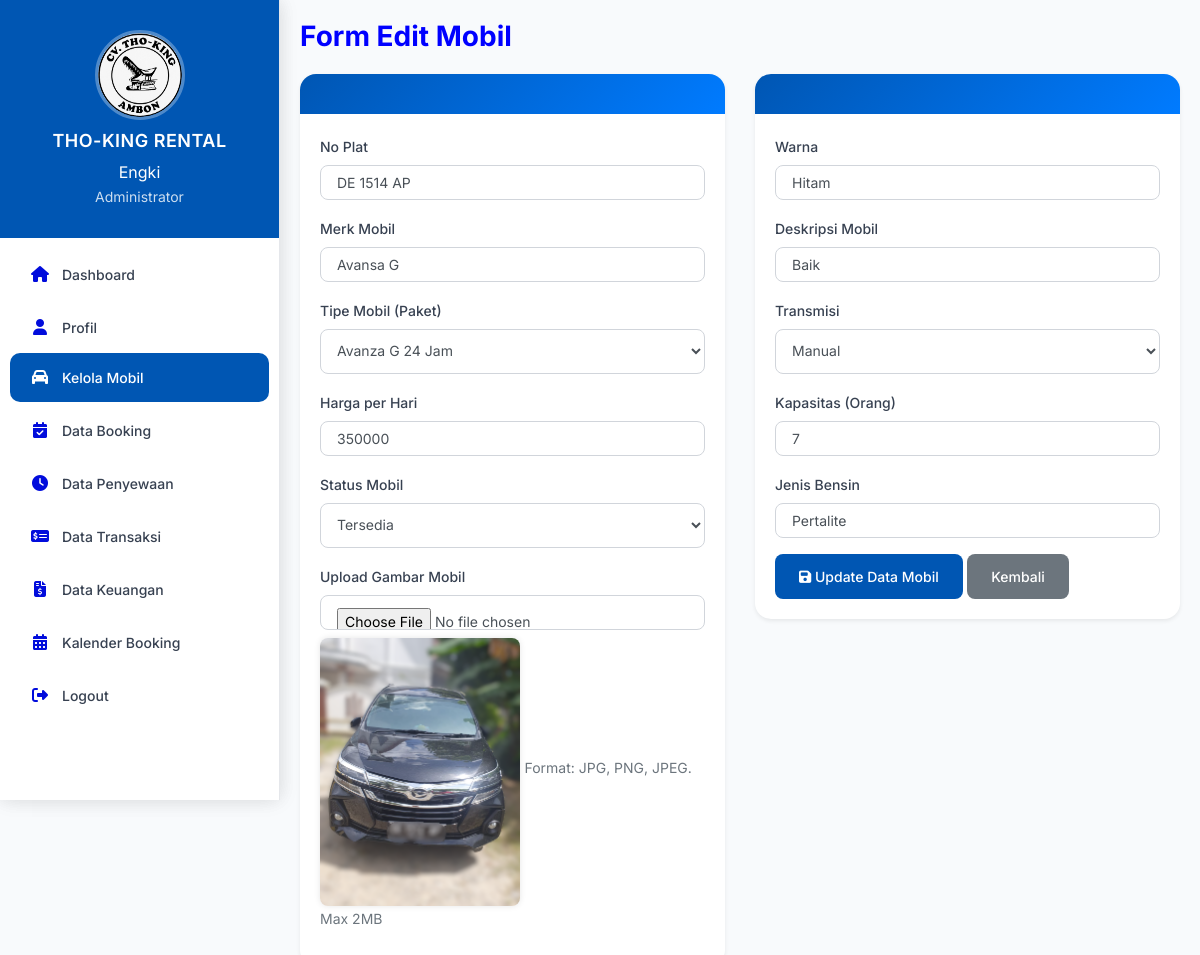
The app's page /admin/mobil/edit.php?id=14 (signed in) with its own data.
### tables this page shows
CREATE TABLE `mobil` (
  `id_mobil` int(11) NOT NULL,
  `id_paket` int(11) DEFAULT NULL,
  `no_plat` varchar(25) NOT NULL,
  `merk` varchar(255) NOT NULL,
  `tipe` varchar(100) DEFAULT NULL,
  `harga` int(255) NOT NULL,
  `deskripsi` varchar(255) NOT NULL,
  `status` enum('Tersedia','Tidak Tersedia','Sedang Dibooking') NOT NULL DEFAULT 'Tersedia',
  `gambar` text NOT NULL,
  `warna` varchar(50) DEFAULT NULL,
  `transmisi` varchar(50) DEFAULT NULL,
  `kapasitas` int(11) DEFAULT NULL,
  `jenis_bensin` varchar(50) DEFAULT NULL
);

### admin/mobil/edit.php (the view, shortened to what this page needs)
<?php
require '../../koneksi/koneksi.php';
$id = $_GET['id'] ?? '';
$stmt = $koneksi->prepare("SELECT * FROM mobil WHERE id_mobil = ?");
$stmt->execute([$id]);
$mobil = $stmt->fetch(PDO::FETCH_ASSOC);
$paket_stmt = $koneksi->query("SELECT DISTINCT tipe FROM paket_mobil ORDER BY tipe ASC");
$paket_list = $paket_stmt->fetchAll(PDO::FETCH_COLUMN);
?>
<!DOCTYPE html>
<html lang="id">
<head>
    <link href="https://cdn.jsdelivr.net/npm/bootstrap@4.6.2/dist/css/bootstrap.min.css" rel="stylesheet">
    <link href="https://cdnjs.cloudflare.com/ajax/libs/font-awesome/6.5.0/css/all.min.css" rel="stylesheet">
</head>
<body>
    <div id="sidebar-wrapper">
        <?php include '../layouts/sidebar_admin.php'; ?>
    </div>
<div id="main">
<h1 class="page-title" style="margin-bottom: 20px; color: blue;">Form Edit Mobil</h1>
    <form method="post" enctype="multipart/form-data">
<div class="row">
    <div class="col-md-6">
        <div class="card shadow-sm">
            <div class="card-header bg=#020efbff text-white">
            </div>
            <div class="card-body">
                <div class="form-group mb-3">
                    <label>No Plat</label>
                    <input type="text" name="no_plat" class="form-control"
                           value="<?= htmlspecialchars($mobil['no_plat']); ?>" required>
                </div>
                <div class="form-group mb-3">
                    <label>Merk Mobil</label>
                    <input type="text" name="merk" class="form-control"
                           value="<?= htmlspecialchars($mobil['merk']); ?>" required>
                </div>
                <div class="form-group mb-3">
                    <label for="tipe">Tipe Mobil (Paket)</label>
                    <select name="tipe" class="form-control" id="tipe" required>
                        <?php foreach ($paket_list as $paket_tipe): ?>
                            <option value="<?= htmlspecialchars($paket_tipe); ?>"
                                <?= $mobil['tipe'] == $paket_tipe ? 'selected' : ''; ?>>
                                <?= htmlspecialchars($paket_tipe); ?>
                            </option>
                        <?php endforeach; ?>
                    </select>
                </div>
                <div class="form-group mb-3">
                    <label>Harga per Hari</label>
                    <input type="number" name="harga" class="form-control"
                           value="<?= htmlspecialchars($mobil['harga']); ?>" required>
                </div>
                <div class="form-group mb-3">
                    <label>Status Mobil</label>
                    <select name="status" class="form-control" required>
                        <option value="Tersedia" <?= $mobil['status'] == 'Tersedia' ? 'selected' : ''; ?>>Tersedia</option>
                    </select>
                </div>
                <div class="form-group mb-3">
                    <label>Upload Gambar Mobil</label>
                    <input type="file" name="gambar" class="form-control" accept=".jpg,.png,.jpeg">
                    <?php if ($mobil['gambar']): ?>
                        <img src="../../assets/image/<?= htmlspecialchars($mobil['gambar']); ?>"
                             alt="Preview Gambar" class="img-preview mt-2">
                    <?php endif; ?>
                    <small class="text-muted">Format: JPG, PNG, JPEG. Max 2MB</small>
                </div>
            </div>
        </div>
    </div>
    <div class="col-md-6">
        <div class="card shadow-sm">
            <div class="card-header bg-#020efbff text-white">
            </div>
            <div class="card-body">
<div class="form-group mb-3">
    <label>Warna</label>
    <input type="text" name="warna" class="form-control"
            value="<?= htmlspecialchars($mobil['warna']); ?>" placeholder="Contoh: Merah" required>
</div>
<div class="form-group mb-3">
    <label>Deskripsi Mobil</label>
    <input type="text" name="deskripsi" class="form-control"
            value="<?= htmlspecialchars($mobil['deskripsi']); ?>" placeholder="Masukkan deskripsi lengkap mobil" required>
</div>
<div class="form-group mb-3">
    <label>Transmisi</label>
    <select name="transmisi" class="form-control" required>
        <option value="Manual" <?= $mobil['transmisi'] == 'Manual' ? 'selected' : ''; ?>>Manual</option>
    </select>
</div>
<div class="form-group mb-3">
    <label>Kapasitas (Orang)</label>
    <input type="number" name="kapasitas" class="form-control"
           value="<?= htmlspecialchars($mobil['kapasitas']); ?>" placeholder="Contoh: 7" required>
</div>
<div class="form-group mb-3">
    <label>Jenis Bensin</label>
    <input type="text" name="jenis_bensin" class="form-control"
           value="<?= htmlspecialchars($mobil['jenis_bensin']); ?>" placeholder="Contoh: Pertalite" required>
</div>
                <button type="submit" class="btn btn-primary">
                    <i class="fa fa-save"></i> Update Data Mobil
                </button>
                <a href="mobil.php" class="btn btn-secondary">Kembali</a>
            </div>
        </div>
    </div>
</div>
</form>
</div>
</body>
</html>

### admin/mobil/edit.php (style rules this page uses)
body { background-color: #f8fafc; font-family: 'Inter', sans-serif; }
#main { max-width: 1200px; margin: 0 auto; padding: 2rem; }
.page-title { font-size: 1.75rem; font-weight: 700; color: #000001ff; margin-bottom: 2rem; }
.card { border: none; border-radius: 16px; box-shadow: 0 4px 6px -1px rgba(0, 0, 0, 0.4), 0 2px 4px -1px rgba(0, 0, 0, 0.06); transition: all 0.3s ease; background: #ffffff; overflow: hidden; }
.card-header { background: linear-gradient(135deg, #0056b3, #007bff); color: white; font-weight: 600; font-size: 1.125rem; padding: 1.25rem 1.5rem; border: none; }
label { font-weight: 500; color: #374151; margin-bottom: 0.5rem; font-size: 0.875rem; }
.form-control { border-radius: 8px; border: 1px solid #d1d5db; padding: 0.75rem 1rem; font-size: 0.875rem; transition: all 0.2s; }
.btn-primary { background: #0056b3; border: none; border-radius: 8px; padding: 0.75rem 1.5rem; font-weight: 500; font-size: 0.875rem; transition: all 0.2s; }
.btn-secondary { background: #6c757d; border: none; border-radius: 8px; padding: 0.75rem 1.5rem; font-weight: 500; font-size: 0.875rem; transition: all 0.2s; }
.img-preview { max-width: 200px; height: auto; margin-top: 10px; border-radius: 8px; box-shadow: 0 0 6px rgba(0,0,0,0.1); }
select.form-control { height: auto !important; line-height: 1.5 !important; padding-right: 2rem; padding-left: 0.75rem; overflow: hidden; text-overflow: ellipsis; white-space: nowrap; }
select.form-control option { white-space: normal; }

### admin/layouts/sidebar_admin.php (style rules this page uses)
#sidebar-wrapper { min-width: 280px; max-width: 280px; height: 100vh; position: fixed; top: 0; left: 0; z-index: 1000; overflow-y: auto; transition: all 0.3s cubic-bezier(0.4, 0, 0.2, 1); background: #ffffffff; border-right: 1px solid #e5e7eb; box-shadow: 0 0 20px rgba(0, 0, 0, 0.08); }
#main { flex: 1; padding: 20px; margin-left: 280px; transition: all 0.3s cubic-bezier(0.4, 0, 0.2, 1); }

### records on screen
mobil: no_plat "DE 1514 AP", merk "Avansa G", tipe "Avanza G 24 Jam", harga "350000", status "Tersedia", gambar (picture), warna "Hitam", deskripsi "Baik", transmisi "Manual", kapasitas "7", jenis_bensin "Pertalite"

### other values on screen
$_SESSION['USER']['nama_pengguna'] "Engki"
$_SESSION['USER']['role'] "Administrator"
